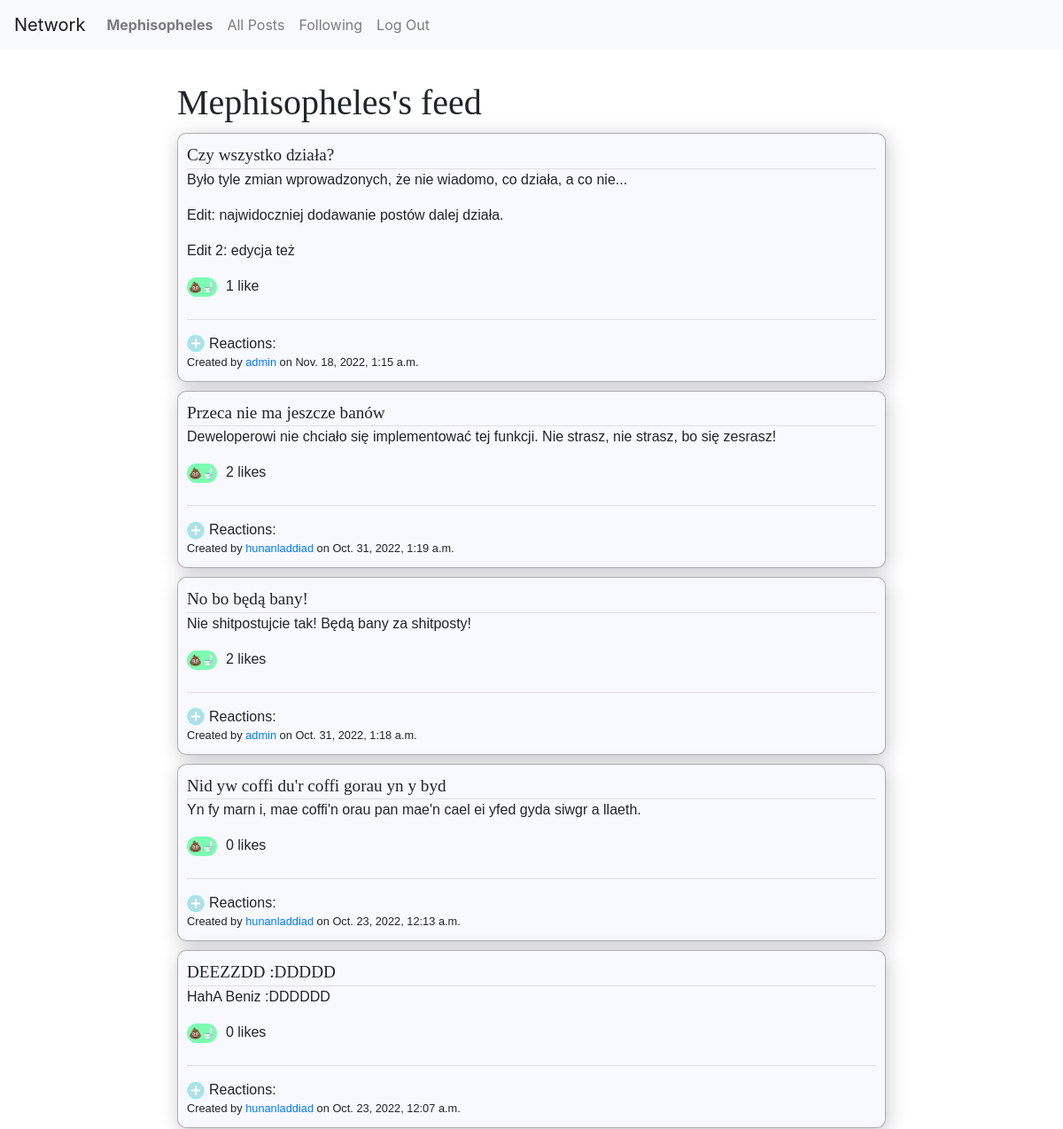
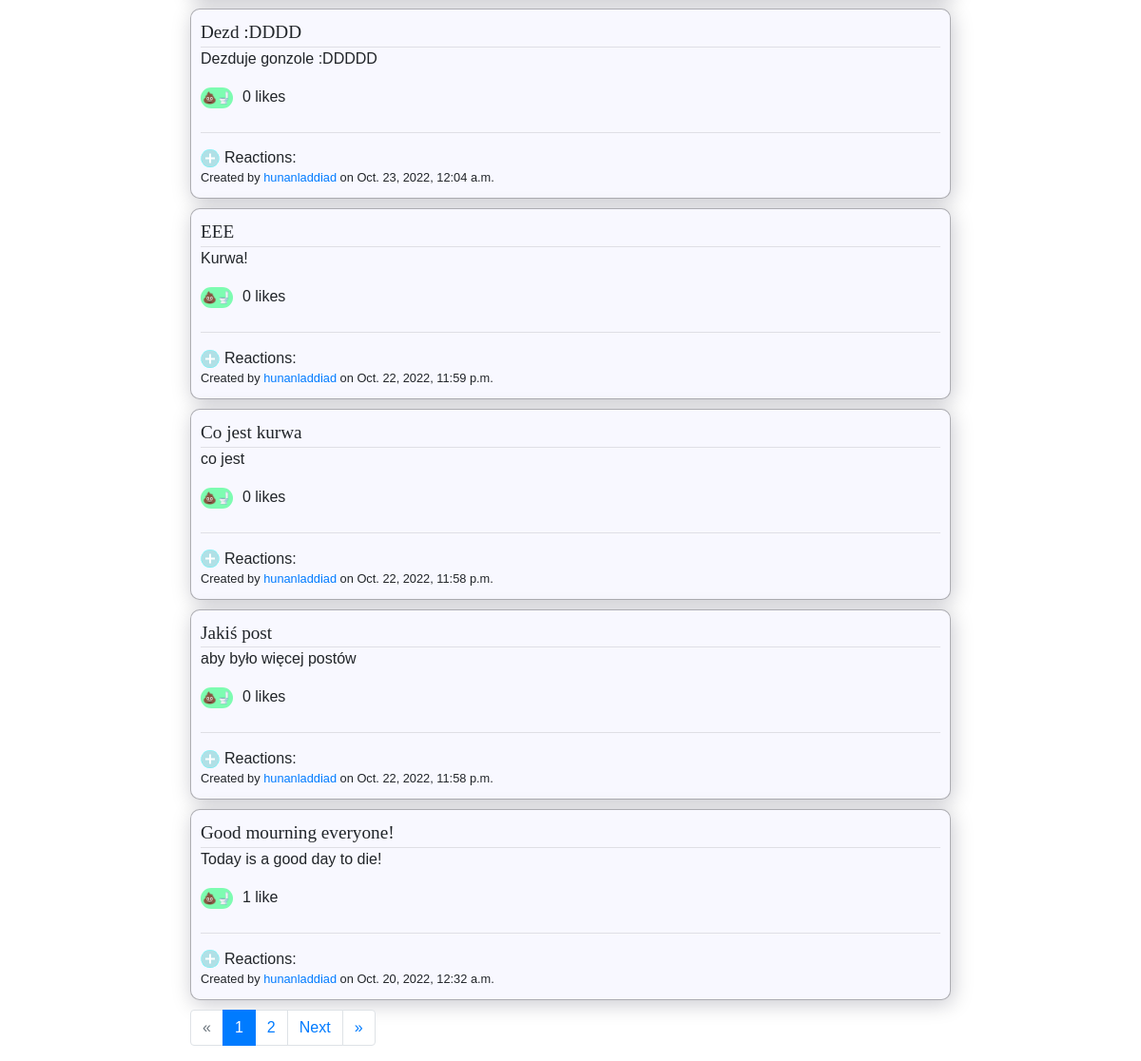
Screenshot of /following (signed in) with the database file from the repository (2 pictures, top to bottom).
### network/models.py (models this page shows, shortened)
class User(AbstractUser):
    shadowbanned = models.BooleanField(default=False)
    def __str__(self):
        return f"{self.username}"

class Post(models.Model):
    author    = models.ForeignKey     (User, on_delete=models.CASCADE, related_name='posts')
    body      = models.CharField      (max_length=4096)
    likes     = models.ManyToManyField(User,          blank=True,      related_name='likes')
    timestamp = models.DateTimeField  (auto_now_add=True)
    title     = models.CharField      (max_length=64, blank=True)
    def total_likes(self):
        return self.likes.all().count()
    def get_reactions(self, user=None):
        reactions = {}
        for reaction_obj in self.reactions.all():
            category = reaction_obj.category.reaction
            if category in reactions.keys():
                reactions[category]['count'] += 1
            else:
                reactions[category]          = {}
                reactions[category]['emoji'] = reaction_obj.category.emoji
                reactions[category]['count'] = 1
        if user:
            user_reaction = self.reactions.filter(user=user)
            if len(user_reaction) == 1:
                key = str(user_reaction[0].category.reaction)
                reactions[key]['your_reaction'] = True
        return reactions

### network/views.py (the view)
# urls.py: path("following", views.following,   name="following"),
@login_required
def following(request):
    followed = []
    for person in Follower.objects.filter(following=request.user):
        followed.append(person.followed.id)
    content = paginate( filter_shadowbans(request,
                            Post.objects.filter(author__in=followed).order_by('-timestamp')),
                        request.GET.get('page'),
                        user=logged_in_user(request))
    return render(request, "network/following.html", {
        'paginator'    : content['paginator'],
        'page_obj'     : content['page_obj'],
    })

### network/util.py (called while the page is built)
def paginate(content, page_number, paginate_by=10, user=None):
    paginator = Paginator(content, paginate_by)
    page_obj  = paginator.get_page(page_number)
    print(f"Logged in user is {user}")
    for page_item in page_obj:
        if hasattr(page_item, 'get_reactions'):
            page_item.reactions_data = page_item.get_reactions(user)
    return {
        "paginator": paginator,
        "page_obj" : page_obj
    }

def logged_in_user(request):
    return request.user if request.user.is_authenticated else None

def filter_shadowbans(request, posts):
    if request.user.is_superuser:
        return posts
    return posts.filter(Q(author__shadowbanned=False) | Q(author=request.user.id))

### network/templates/network/following.html (shortened to what this page needs)
{% extends "network/layout.html" %}
{% block body %}
    <div class="content-wrapper">
        <h1>{{ user.username|title }}'s feed</h1>
        <div class="posts-view">
        {% for post in page_obj %}
            {% include "./post.html" %}
        {% empty %}
            No posts
        {% endfor %}
            <div id="pagination-wrapper">
                {% include './pagination.html' %}
            </div>
        </div>
    </div>
{% endblock %}

### network/templates/network/layout.html (shortened to what this page needs)
{% load static %}
<!DOCTYPE html>
<html lang="en">
    <head>
        <link rel="stylesheet"    href="{% static 'network/styles.css' %}">
        <link rel="stylesheet"    href="https://stackpath.bootstrapcdn.com/bootstrap/4.4.1/css/bootstrap.min.css">
    </head>
    <body>
        <nav class="navbar navbar-expand-lg navbar-light bg-light">
            <a class="navbar-brand" href="{% url 'index' %}">Network</a>
            <div>
              <ul class="navbar-nav mr-auto">
                {% if user.is_authenticated %}
                    <li class="nav-item">
                        <a class="nav-link" href="{% url 'profile' user.id %}">
                            <strong>{{ user.username }}</strong>
                        </a>
                    </li>
                {% endif %}
                <li class="nav-item">
                  <a class="nav-link" href="{% url 'index' %}">All Posts</a>
                </li>
                {% if user.is_authenticated %}
                    <li class="nav-item">
                        <a class="nav-link" href="{% url 'following' %}">Following</a>
                    </li>
                    <li class="nav-item">
                        <a class="nav-link" href="{% url 'logout' %}">Log Out</a>
                    </li>
                {% endif %}
              </ul>
            </div>
          </nav>
        <div class="body">
            {% block body %}
            {% endblock %}
        </div>
    </body>
</html>

### network/templates/network/post.html (shortened to what this page needs)
<div {% if post.author.shadowbanned and request.user.is_superuser %}
        class="post post-shadowbanned"
    {% else %}
        class="post"
    {% endif %}
    id="post-{{ post.id }}" data-postid="{{ post.id }}">
    <div class="post-title">
        {% if post.title %}
            <span class="has-title">{{ post.title }}</span>
        {% else %}
            <span class="no-title">No title</span>
        {% endif %}
    </div>
    <div class="post-body">{{ post.body|linebreaks }}</div>
    <div class="post-likes">
        {% if user.is_authenticated and not user == post.author %}
            <form class="like-form" action="{% url 'like-post' post.id %}" method="POST">
                <input type="submit" class="like-button" value="&#128169&#128701">
            </form>
        {% endif %}
        <span class="likes-counter">
            {{ post.total_likes }}
            like{% if post.total_likes != 1 %}s{% endif %}
        </span>
    </div>
    <div class="post-reactions-wrapper">
        <div class="post-reactions-container">
            <div class="post-reactions-interface">
                {% if user.is_authenticated and not user == post.author %}
                <div class="add-stuff-button reaction-btn" title="React to the post" data-postid="{{ post.id }}">
                    <svg id="reaction-interface-opener" width="20" height="20"
                        {% include './add_stuff_svg_guts.html' %}
                    </svg>
                </div>
                {% endif %}
                <div class="reactions-announcer"> Reactions:</div>
            </div>
        </div>
    </div>
    <div class="post-credentials">
        Created by
        <span class='author'>
            <a href="{% url 'profile' post.author.id %}">{{ post.author.username }}</a>
        </span>
        on {{ post.timestamp }}
    </div>
</div>

### network/static/network/styles.css (style rules this page uses)
* { -webkit-box-sizing: border-box; box-sizing: border-box; }
.body { display: -webkit-box; display: -ms-flexbox; display: flex; -webkit-box-orient: horizontal; -webkit-box-direction: normal; -ms-flex-direction: row; flex-direction: row; font-size: 16px; font-family: Helvetica, sans-serif; margin-top: 3%; }
h1, h2, h3, h4, h5, h6 { font-family: "Times new roman", serif; }
svg { pointer-events: none; }
.content-wrapper { position: relative; margin: auto; margin-left: 0; -webkit-box-ordinal-group: 2; -ms-flex-order: 1; order: 1; }
.post { position: relative; display: block; border: 1px solid rgba(0, 0, 0, 0.3); border-radius: 10px; margin: 10px 0px; padding: 10px; overflow-wrap: break-word; background-color: ghostwhite; -webkit-box-shadow: 2px 4px 21.37px #04022137; box-shadow: 2px 4px 21.37px #04022137; }
@media screen and (min-width: 1101px) { .post { width: 800px; } }
.post-title { max-width: 100%; border-bottom: 1px solid rgba(0, 0, 0, 0.1); font-family: "Times new roman", serif; font-size: 1.2em; }
.post-credentials { display: inline-block; }
.like-button { border: none; border-radius: 30px; background-color: #00ff627f; padding: 2px; font-size: 12px; }
.has-title { font-weight: 420.69; }
.post-likes { display: -webkit-box; display: -ms-flexbox; display: flex; }
input.like-button { margin-right: 10px; }
.post-reactions-wrapper { max-width: 100%; margin-top: 25px; padding-top: 10px; border-top: 1px solid rgba(0, 0, 0, 0.1); }
.post-reactions-container { vertical-align: middle; display: -webkit-inline-box; display: -ms-inline-flexbox; display: inline-flex; }
.post-reactions-interface { display: -webkit-inline-box; display: -ms-inline-flexbox; display: inline-flex; -webkit-transform: translateY(18%); transform: translateY(18%); }
.reaction-btn { position: relative; -webkit-transform: translateY(-3%); transform: translateY(-3%); }
.reactions-announcer { margin-left: 5px; height: -webkit-fit-content; height: -moz-fit-content; height: fit-content; }
.post-credentials { font-size: 0.8em; }
input, textarea { background-color: #009bff08; }
input { border-radius: 5px; }

### rows the page displays
User: username "Mephisopheles"
Post: title "Czy wszystko działa?", body "Było tyle zmian wprowadzonych, że nie wiadomo, co działa, a co nie... Edit: najwidoczniej dodawanie postów dalej działa. Edit 2: edycja też", total_likes "1", author.username "admin", timestamp "Nov. 18, 2022, 1:15 a.m."
Post: title "Przeca nie ma jeszcze banów", body "Deweloperowi nie chciało się implementować tej funkcji. Nie strasz, nie strasz, bo się zesrasz!", total_likes "2", author.username "hunanladdiad", timestamp "Oct. 31, 2022, 1:19 a.m."
Post: title "No bo będą bany!", body "Nie shitpostujcie tak! Będą bany za shitposty!", total_likes "2", author.username "admin", timestamp "Oct. 31, 2022, 1:18 a.m."
Post: title "Nid yw coffi du'r coffi gorau yn y byd", body "Yn fy marn i, mae coffi'n orau pan mae'n cael ei yfed gyda siwgr a llaeth.", total_likes "0", author.username "hunanladdiad", timestamp "Oct. 23, 2022, 12:13 a.m."
Post: title "DEEZZDD :DDDDD", body "HahA Beniz :DDDDDD", total_likes "0", author.username "hunanladdiad", timestamp "Oct. 23, 2022, 12:07 a.m."
Post: title "Dezd :DDDD", body "Dezduje gonzole :DDDDD", total_likes "0", author.username "hunanladdiad", timestamp "Oct. 23, 2022, 12:04 a.m."
Post: title "EEE", body "Kurwa!", total_likes "0", author.username "hunanladdiad", timestamp "Oct. 22, 2022, 11:59 p.m."
Post: title "Co jest kurwa", body "co jest", total_likes "0", author.username "hunanladdiad", timestamp "Oct. 22, 2022, 11:58 p.m."
Post: title "Jakiś post", body "aby było więcej postów", total_likes "0", author.username "hunanladdiad", timestamp "Oct. 22, 2022, 11:58 p.m."
Post: title "Good mourning everyone!", body "Today is a good day to die!", total_likes "1", author.username "hunanladdiad", timestamp "Oct. 20, 2022, 12:32 a.m."

### other values shown
{{ page_obj.number }} "1"
{{ page.number }} "2"
